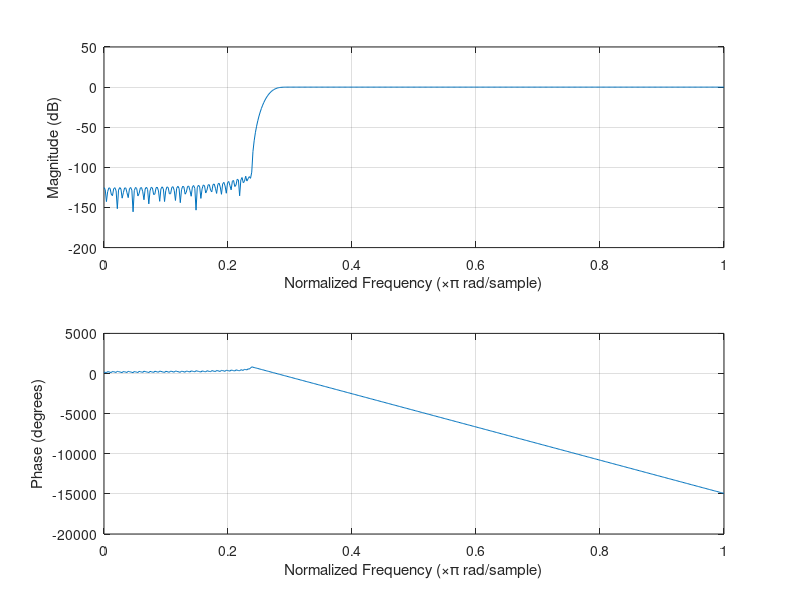

Source code (MATLAB):
function exe2_3()
t=0:0.01:1; 
rn=randn(1,length(t));rn(1:20)=0;
y=10*cos(2*pi*t)+10*cos(2*pi*t*2)+10*cos(3*pi*t*3)+rn;
Y1=fft(y);
fp=12;fc=15;As=100;Ap=1;Fs=100;
wc=2*pi*fc/Fs; wp=2*pi*fp/Fs;
wdel=wc-wp;
beta=0.112*(As-1);
N=ceil((As-0.8)/2.285/wdel);
ws=(wp+wc)/2/pi;
wn= kaiser(N,beta); 
b=fir1(N-1,ws,'high',wn);
figure(6);
freqz(b,1);
x=fftfilt(b,y);
X=fft(x);